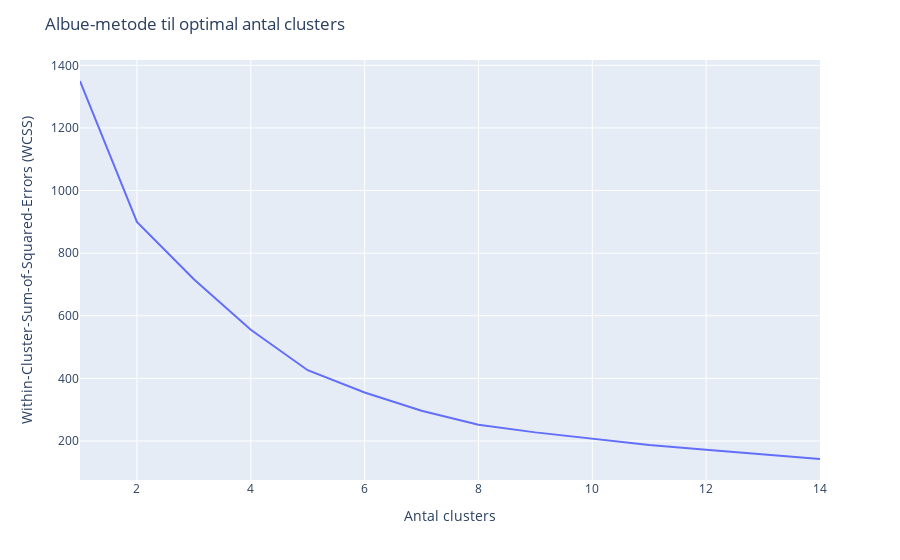

Write notebook code for a chart like this one.
### Code cell
# Udtræk de funktioner fra koen_alder_no_total som skal bruges til clustering
features = koen_alder_no_total[['køn_n', 'alder_n', 'Score']]

# Skaler funktionerne
scaler = StandardScaler()
scaled_features = scaler.fit_transform(features)

# Definer en range for antallet af clusters
cluster_range = range(1, 15)

# Initialiser en liste til at gemme Within-Cluster-Sum-of-Squared-Errors (WCSS) for hvert antal klynger
wcss = []

# Loop over antallet af clusters
for num_clusters in cluster_range:
    # Fit KMeans-modellen
    kmeans = KMeans(n_clusters=num_clusters)
    kmeans.fit(scaled_features)
    
    # Beregn WCSS
    wcss.append(kmeans.inertia_)

# Plot WCSS
fig = px.line(x=cluster_range, y=wcss)
fig.update_layout(
    title="Albue-metode til optimal antal clusters",
    xaxis_title="Antal clusters",
    yaxis_title="Within-Cluster-Sum-of-Squared-Errors (WCSS)",
)
fig.show()

### Figure 1 — Plotly figure (JSON) as saved in the notebook; plotly's stock layout.template omitted (floating-point values rounded to 4 significant figures)
{"data": [{"hovertemplate": "x=%{x}<br>y=%{y}<extra></extra>", "legendgroup": "", "line": {"color": "#636efa", "dash": "solid"}, "marker": {"symbol": "circle"}, "mode": "lines", "name": "", "orientation": "v", "showlegend": false, "type": "scatter", "x": [1, 2, 3, 4, 5, 6, 7, 8, 9, 10, 11, 12, 13, 14], "xaxis": "x", "y": [1350, 899.7, 716.5, 555.4, 426.2, 355.1, 296.8, 252.1, 227.6, 208.1, 186.9, 171.7, 157.7, 142.5], "yaxis": "y"}], "layout": {"legend": {"tracegroupgap": 0}, "margin": {"t": 60}, "title": {"text": "Albue-metode til optimal antal clusters"}, "xaxis": {"anchor": "y", "domain": [0, 1], "title": {"text": "Antal clusters"}}, "yaxis": {"anchor": "x", "domain": [0, 1], "title": {"text": "Within-Cluster-Sum-of-Squared-Errors (WCSS)"}}}}
